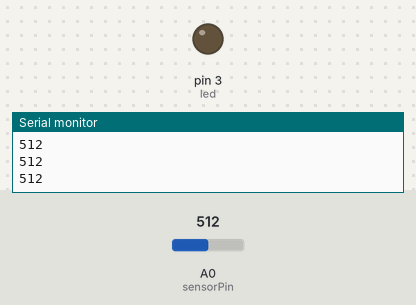
The sketch below on a simulated Arduino Uno, built with avr-gcc and run on an emulated ATmega328P. Shown: output pins drawn as LEDs (lit = HIGH), the last lines printed to the serial monitor. The inputs (shaded band) are chosen by the test bench; at power-on: A0 (sensorPin) = 512.

Above: at 1.2 s.
1.3 s: A0 (sensorPin) set to 790
2.8 s: A0 (sensorPin) set to 817
At 3.4 s:
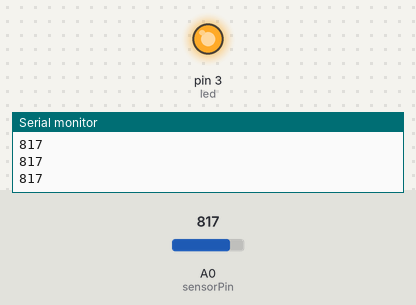
4.3 s: A0 (sensorPin) set to 716
At 4.9 s:
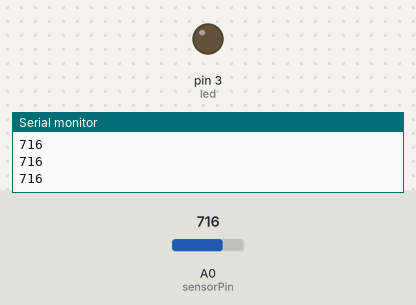
5.8 s: A0 (sensorPin) set to 810
At 6.3 s:
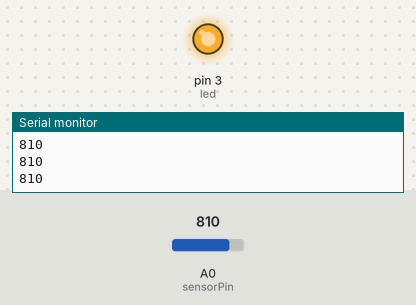
Timing chart, 0 to 8.3 s (numbered marks = the images above; inputs shaded):
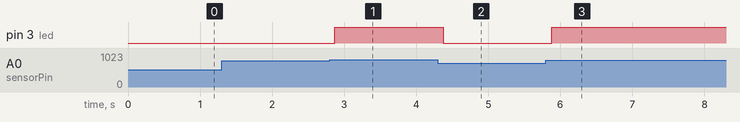

Measured:
- the behaviour switches between 800 and 801 on A0 (sensorPin) (found by bisection; images 0 and 1)
- after the input at 2.8 s, pin 3 (led): LOW → HIGH after 0.07 s
- after the input at 4.3 s, pin 3 (led): HIGH → LOW after 0.08 s
- after the input at 5.8 s, pin 3 (led): LOW → HIGH after 0.08 s

The sketch:

Modified_PhotoCell_with_LED_light_copy_20231028123111.ino
```cpp
int sensorPin = A0 ;
int led = 3;
int value = 0;
void setup()
{
  Serial.begin(9600);
  pinMode(led, OUTPUT);
  //Set Pin3 as output
}
void loop()
{
  value = analogRead(sensorPin);
  Serial.println(value, DEC);
  delay(50);
  if (value > 800){
    digitalWrite(led, HIGH);
  }else{
    digitalWrite(led, LOW);
  }

}
```
